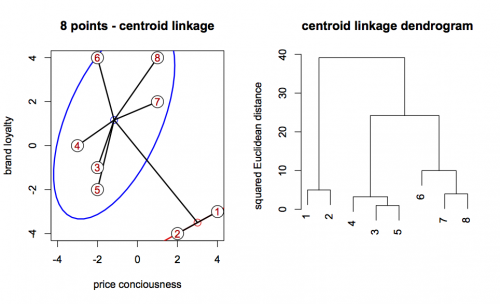

Write R code to recreate this figure.
# clear cache and close windows
graphics.off()
rm(list=ls(all=TRUE))

# install.packages("car")
library(car)

# define eight points
eight  = cbind(c(-3,-2,-2,-2,1,1,2,4),c(0,4,-1,-2,4,2,-4,-3))
eight  = eight[c(8,7,3,1,4,2,6,5),]
w      = hclust(dist(eight,method="euclidean")^2,method="centroid")
groups = cutree(w, k=2)
merg   = cbind(eight, as.matrix(groups))
merg   = merg[sort.list(merg[,3]),]
merg1  = merg[which(merg[,3]==1),1:2]
merg2  = merg[which(merg[,3]==2),1:2]
m1     = apply(merg1,2,mean)
m2     = apply(merg2,2,mean)


dev.new()
# plot eight points using centroid linkage
par(mfrow = c(1, 2))
plot(eight,type="n", xlab="price conciousness",ylab="brand loyalty",main="8 points - centroid linkage", xlim=c(-4,4))

dataEllipse(x = c(merg1[,1]), y = c(merg1[,2]), center.pch = 1, col = "red", 
            plot.points = F, add = T,levels = 0.7)
dataEllipse(x = merg2[,1], y = merg2[,2], center.pch = 1, col = "blue", 
            plot.points = F, add = T,levels = 0.7)

segments(m2[1],m2[2],eight[3,1],eight[3,2],lwd=2)
segments(m2[1],m2[2],eight[4,1],eight[4,2],lwd=2)
segments(m2[1],m2[2],eight[5,1],eight[5,2],lwd=2)
segments(m2[1],m2[2],eight[6,1],eight[6,2],lwd=2)
segments(m2[1],m2[2],eight[7,1],eight[7,2],lwd=2)
segments(m2[1],m2[2],eight[8,1],eight[8,2],lwd=2)

segments(m1[1],m1[2],eight[1,1],eight[1,2],lwd=2)
segments(m1[1],m1[2],eight[2,1],eight[2,2],lwd=2)

segments(m1[1],m1[2],m2[1],m2[2],lwd=2)
points(eight, pch=21, cex=2.6, bg="white")
text(eight,as.character(1:8),col="red3",cex=1)

plot(hclust(dist(eight,method="euclidean")^2,method="centroid"),ylab="squared Euclidean distance",sub="",xlab="",main="centroid linkage dendrogram") 
